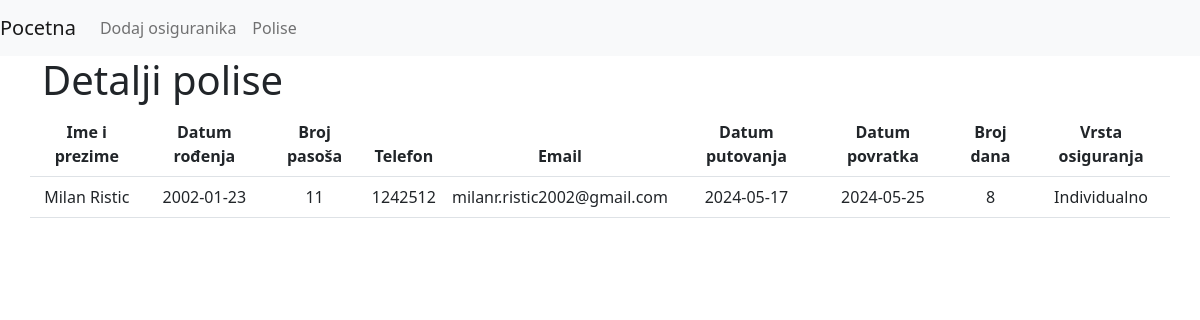
The page /prikaz_polise.php?id=22 on the database its author committed.
### tables this page shows
CREATE TABLE `nosilac_osiguranja` (
  `id` int(11) NOT NULL,
  `ime_prezime` varchar(255) NOT NULL,
  `datum_rodjenja` date NOT NULL,
  `broj_pasosa` varchar(50) NOT NULL,
  `telefon` varchar(20) DEFAULT NULL,
  `email` varchar(255) NOT NULL,
  `datum_putovanja` date NOT NULL,
  `datum_povratka` date NOT NULL,
  `vrsta_osiguranja` varchar(20) NOT NULL
);

### prikaz_polise.php (the view, shortened to what this page needs)
<?php
    try {
        require_once "./includes/dbh.inc.php";
        if (isset($_GET['id']) && !empty($_GET['id'])) {
            $sql = "SELECT * FROM nosilac_osiguranja WHERE id = :id";
            $stmt = $pdo->prepare($sql);
            $stmt->bindParam(':id', $_GET['id']);
            $stmt->execute();
            $polisa = $stmt->fetch(PDO::FETCH_ASSOC);
        } else {
            echo "Nije prosleđen ID polise.";
            exit;
        }
    } catch(PDOException $e) {
        echo "Error: " . $e->getMessage();
    }
?>
<?php
    include "./includes/header.php";
?>
<section class="section section-prikaz_grupne_polise">
        <div class="container">
            <div class="row">
                <h1>Detalji polise</h1>
                <table class="table">
                    <thead>
                        <tr>
                            <th>Ime i prezime</th>
                            <th>Datum rođenja</th>
                            <th>Broj pasoša</th>
                            <th>Telefon</th>
                            <th>Email</th>
                            <th>Datum putovanja</th>
                            <th>Datum povratka</th>
                            <th>Broj dana</th>
                            <th>Vrsta osiguranja</th>
                        </tr>
                    </thead>
                    <tbody>
                        <tr>
                            <td><?= htmlspecialchars($polisa['ime_prezime']); ?></td>
                            <td><?= htmlspecialchars($polisa['datum_rodjenja']); ?></td>
                            <td><?= htmlspecialchars($polisa['broj_pasosa']); ?></td>
                            <td><?= htmlspecialchars($polisa['telefon']); ?></td>
                            <td><?= htmlspecialchars($polisa['email']); ?></td>
                            <td><?= htmlspecialchars($polisa['datum_putovanja']); ?></td>
                            <td><?= htmlspecialchars($polisa['datum_povratka']); ?></td>
                            <td>
                                <?php
                                    $datum_od = new DateTime($polisa['datum_putovanja']);
                                    $datum_do = new DateTime($polisa['datum_povratka']);
                                    $interval = $datum_od->diff($datum_do);
                                    $broj_dana = $interval->days;
                                    echo $broj_dana;
                                ?>
                            </td>
                            <td>
                                <?php
                                    if ($polisa['vrsta_osiguranja'] === 'grupno') {
                                        echo '<a href="prikaz_grupne_polise.php?id=' . htmlspecialchars($polisa['id']) . '">Grupno</a>';
                                    } else {
                                        echo 'Individualno';
                                    }
                                ?>
                            </td>
                        </tr>
                    </tbody>
                </table>
            </div>
        </div>
</section>
<?php
    include "./includes/footer.php";
?>

### assets/css/main.css (style rules this page uses)
.table th, .table td { text-align: center; }

### rows shown on the page
nosilac_osiguranja: ime_prezime "Milan Ristic", datum_rodjenja "2002-01-23", broj_pasosa "11", telefon "1242512", email "milanr.ristic2002@gmail.com", datum_putovanja "2024-05-17", datum_povratka "2024-05-25", broj_dana "8"
